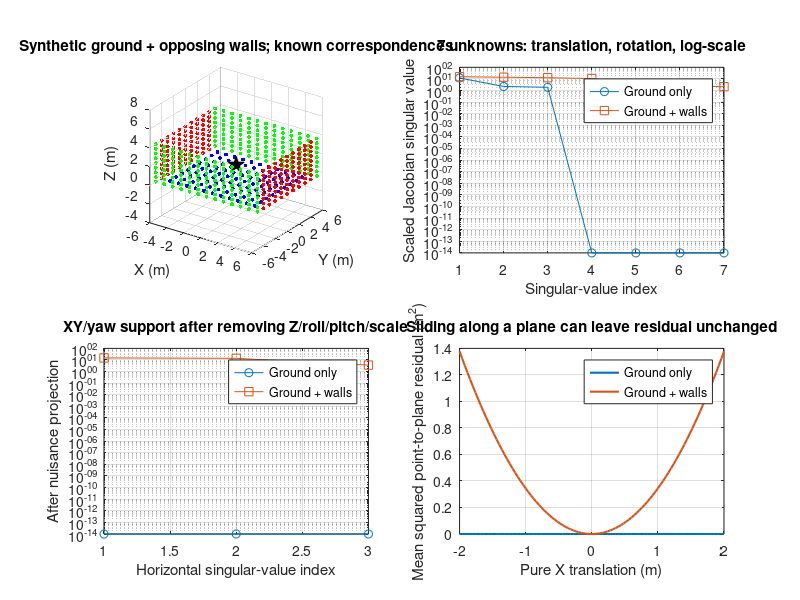

Here is the MATLAB script that generated this plot: (Note: this script raises an error after producing the figure.)
function fig = demo_icp_observability()
%DEMO_ICP_OBSERVABILITY 合成幾何教學，不重新執行定位或修改 production 設定。
% 已知正確對應，用相同 point-to-plane Jacobian 觀察局部可觀測性。
% 此處省略 ICP 的最近鄰更新、robust weights、ground gate 與 holdout。
% r = n'*(s*R*p+t-q), J = [n, cross(s*R*p,n), n'*(s*R*p)]。

    [x, y] = meshgrid(linspace(-6, 6, 13), linspace(-5, 5, 11));
    ground = [x(:), y(:), zeros(numel(x), 1)];
    groundN = repmat([0 0 1], size(ground, 1), 1);
    [a, z] = meshgrid(linspace(-5, 5, 11), linspace(0, 4, 9));
    wallX = [6*ones(numel(a), 1), a(:), z(:)];
    [a, z] = meshgrid(linspace(-6, 6, 13), linspace(0, 4, 9));
    wallY = [a(:), 5*ones(numel(a), 1), z(:)];
    room = [ground; wallX; wallX.*[-1 1 1]; wallY; wallY.*[1 -1 1]];
    normal = [groundN; repmat([1 0 0], 2*size(wallX, 1), 1); ...
        repmat([0 1 0], 2*size(wallY, 1), 1)];
    sensor = [0 0 1.5];
    % Illustrative variable increments, same dimensional roles as production;
    % singular values depend on these units and are NOT a covariance/accuracy.
    units = [1 1 1 0.05 0.05 0.05 0.1];
    [jGround, sGround, hGround] = geometry(ground-sensor, groundN, units);
    [jRoom, sRoom, hRoom] = geometry(room-sensor, normal, units);
    assert(norm(jGround(:, [1 2 6]), 'fro') < 1e-12);
    assert(sRoom(end) > 1e-6);

    fig = figure('Name', 'Synthetic ICP observability', 'Color', 'w', ...
        'Position', [135 135 1200 760]);
    subplot(2, 2, 1);
    scatter3(room(:, 1), room(:, 2), room(:, 3), 8, normal, 'filled');
    hold on; plot3(sensor(1), sensor(2), sensor(3), 'kp', 'MarkerSize', 12, 'MarkerFaceColor', 'k');
    axis equal; grid on; view(35, 25);
    xlabel('X (m)'); ylabel('Y (m)'); zlabel('Z (m)');
    title('Synthetic ground + opposing walls; known correspondences');
    subplot(2, 2, 2);
    semilogy(1:7, max(sGround, 1e-14), 'o-'); hold on;
    semilogy(1:7, max(sRoom, 1e-14), 's-'); grid on;
    xlabel('Singular-value index'); ylabel('Scaled Jacobian singular value');
    title('7 unknowns: translation, rotation, log-scale');
    legend('Ground only', 'Ground + walls', 'Location', 'best');
    subplot(2, 2, 3);
    semilogy(1:3, max(hGround, 1e-14), 'o-'); hold on;
    semilogy(1:3, max(hRoom, 1e-14), 's-'); grid on;
    xlabel('Horizontal singular-value index'); ylabel('After nuisance projection');
    title('XY/yaw support after removing Z/roll/pitch/scale');
    legend('Ground only', 'Ground + walls', 'Location', 'best');
    subplot(2, 2, 4);
    shift = linspace(-2, 2, 101);
    groundCost = mean(groundN(:, 1).^2)*shift.^2;
    roomCost = mean(normal(:, 1).^2)*shift.^2;
    plot(shift, groundCost, 'LineWidth', 1.5); hold on;
    plot(shift, roomCost, 'LineWidth', 1.5); grid on;
    xlabel('Pure X translation (m)'); ylabel('Mean squared point-to-plane residual (m^2)');
    title('Sliding along a plane can leave residual unchanged');
    legend('Ground only', 'Ground + walls', 'Location', 'best');
    sgtitle('Synthetic local linearization: a small residual need not locate the vehicle');
end

function [jacobian, singular, horizontal] = geometry(rotated, normal, units)
    jacobian = [normal, cross(rotated, normal, 2), sum(normal.*rotated, 2)];
    scaled = jacobian.*units;
    singular = svd(scaled, 'econ');
    nuisance = scaled(:, [3 4 5 7]);
    [u, s, ~] = svd(nuisance, 'econ');
    s = diag(s);
    u = u(:, s > max(size(nuisance))*eps(max(s)));
    target = scaled(:, [1 2 6]);
    target = target-u*(u'*target);
    horizontal = svd(target, 'econ');
end
